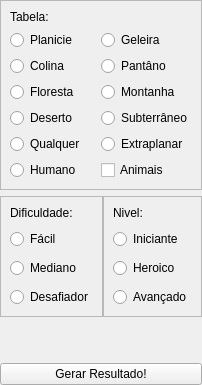
                <widget class="QWidget" name="tab_6">
                 <attribute name="title">
                  <string>Encontro por Tabela</string>
                 </attribute>
                 <layout class="QGridLayout" name="gridLayout_20">
                  <property name="leftMargin">
                   <number>0</number>
                  </property>
                  <property name="topMargin">
                   <number>0</number>
                  </property>
                  <property name="rightMargin">
                   <number>0</number>
                  </property>
                  <property name="bottomMargin">
                   <number>0</number>
                  </property>
                  <property name="horizontalSpacing">
                   <number>0</number>
                  </property>
                  <item row="1" column="0">
                   <widget class="QFrame" name="frame_8">
                    <property name="frameShape">
                     <enum>QFrame::StyledPanel</enum>
                    </property>
                    <property name="frameShadow">
                     <enum>QFrame::Raised</enum>
                    </property>
                    <layout class="QGridLayout" name="gridLayout_23">
                     <property name="verticalSpacing">
                      <number>9</number>
                     </property>
                     <item row="0" column="0">
                      <widget class="QLabel" name="label_10">
                       <property name="text">
                        <string>Dificuldade:</string>
                       </property>
                      </widget>
                     </item>
                     <item row="1" column="0">
                      <widget class="QRadioButton" name="radioButton_38">
                       <property name="text">
                        <string>Fácil</string>
                       </property>
                      </widget>
                     </item>
                     <item row="2" column="0">
                      <widget class="QRadioButton" name="radioButton_39">
                       <property name="text">
                        <string>Mediano</string>
                       </property>
                      </widget>
                     </item>
                     <item row="3" column="0">
                      <widget class="QRadioButton" name="radioButton_40">
                       <property name="text">
                        <string>Desafiador</string>
                       </property>
                      </widget>
                     </item>
                    </layout>
                   </widget>
                  </item>
                  <item row="1" column="1">
                   <widget class="QFrame" name="frame_9">
                    <property name="frameShape">
                     <enum>QFrame::StyledPanel</enum>
                    </property>
                    <property name="frameShadow">
                     <enum>QFrame::Raised</enum>
                    </property>
                    <layout class="QGridLayout" name="gridLayout_22">
                     <property name="verticalSpacing">
                      <number>9</number>
                     </property>
                     <item row="0" column="0">
                      <widget class="QLabel" name="label_11">
                       <property name="text">
                        <string>Nivel:</string>
                       </property>
                      </widget>
                     </item>
                     <item row="1" column="0">
                      <widget class="QRadioButton" name="radioButton_42">
                       <property name="text">
                        <string>Iniciante</string>
                       </property>
                      </widget>
                     </item>
                     <item row="2" column="0">
                      <widget class="QRadioButton" name="radioButton_41">
                       <property name="text">
                        <string>Heroico</string>
                       </property>
                      </widget>
                     </item>
                     <item row="3" column="0">
                      <widget class="QRadioButton" name="radioButton_43">
                       <property name="text">
                        <string>Avançado</string>
                       </property>
                      </widget>
                     </item>
                    </layout>
                   </widget>
                  </item>
                  <item row="0" column="0" colspan="2">
                   <widget class="QFrame" name="frame_7">
                    <property name="frameShape">
                     <enum>QFrame::StyledPanel</enum>
                    </property>
                    <property name="frameShadow">
                     <enum>QFrame::Raised</enum>
                    </property>
                    <layout class="QGridLayout" name="gridLayout_21">
                     <item row="2" column="0">
                      <widget class="QRadioButton" name="radioButton_28">
                       <property name="text">
                        <string>Colina</string>
                       </property>
                      </widget>
                     </item>
                     <item row="6" column="0">
                      <widget class="QRadioButton" name="radioButton_36">
                       <property name="text">
                        <string>Humano</string>
                       </property>
                      </widget>
                     </item>
                     <item row="4" column="0">
                      <widget class="QRadioButton" name="radioButton_30">
                       <property name="text">
                        <string>Deserto</string>
                       </property>
                      </widget>
                     </item>
                     <item row="0" column="0" colspan="2">
                      <widget class="QLabel" name="label_8">
                       <property name="text">
                        <string>Tabela:</string>
                       </property>
                      </widget>
                     </item>
                     <item row="1" column="1">
                      <widget class="QRadioButton" name="radioButton_32">
                       <property name="text">
                        <string>Geleira</string>
                       </property>
                      </widget>
                     </item>
                     <item row="5" column="0">
                      <widget class="QRadioButton" name="radioButton_35">
                       <property name="text">
                        <string>Qualquer</string>
                       </property>
                      </widget>
                     </item>
                     <item row="5" column="1">
                      <widget class="QRadioButton" name="radioButton_37">
                       <property name="text">
                        <string>Extraplanar</string>
                       </property>
                      </widget>
                     </item>
                     <item row="1" column="0">
                      <widget class="QRadioButton" name="radioButton_27">
                       <property name="text">
                        <string>Planicie</string>
                       </property>
                      </widget>
                     </item>
                     <item row="2" column="1">
                      <widget class="QRadioButton" name="radioButton_33">
                       <property name="text">
                        <string>Pantâno</string>
                       </property>
                      </widget>
                     </item>
                     <item row="3" column="1">
                      <widget class="QRadioButton" name="radioButton_34">
                       <property name="text">
                        <string>Montanha</string>
                       </property>
                      </widget>
                     </item>
                     <item row="3" column="0">
                      <widget class="QRadioButton" name="radioButton_29">
                       <property name="text">
                        <string>Floresta</string>
                       </property>
                      </widget>
                     </item>
                     <item row="4" column="1">
                      <widget class="QRadioButton" name="radioButton_31">
                       <property name="text">
                        <string>Subterrâneo</string>
                       </property>
                      </widget>
                     </item>
                     <item row="6" column="1">
                      <widget class="QCheckBox" name="checkBox">
                       <property name="text">
                        <string>Animais</string>
                       </property>
                      </widget>
                     </item>
                    </layout>
                   </widget>
                  </item>
                  <item row="3" column="0" colspan="2">
                   <widget class="QPushButton" name="pushButton_3">
                    <property name="text">
                     <string>Gerar Resultado!</string>
                    </property>
                   </widget>
                  </item>
                  <item row="2" column="0" colspan="2">
                   <spacer name="verticalSpacer_4">
                    <property name="orientation">
                     <enum>Qt::Vertical</enum>
                    </property>
                    <property name="sizeHint" stdset="0">
                     <size>
                      <width>20</width>
                      <height>40</height>
                     </size>
                    </property>
                   </spacer>
                  </item>
                 </layout>
                </widget>
